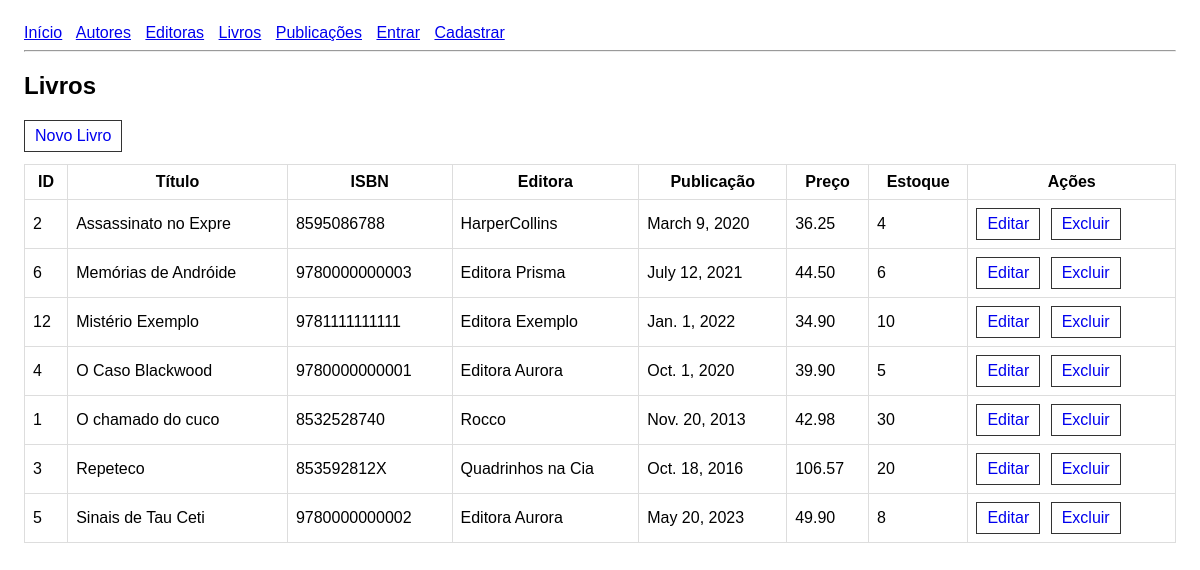
The app's page /edu/livros/, older data.
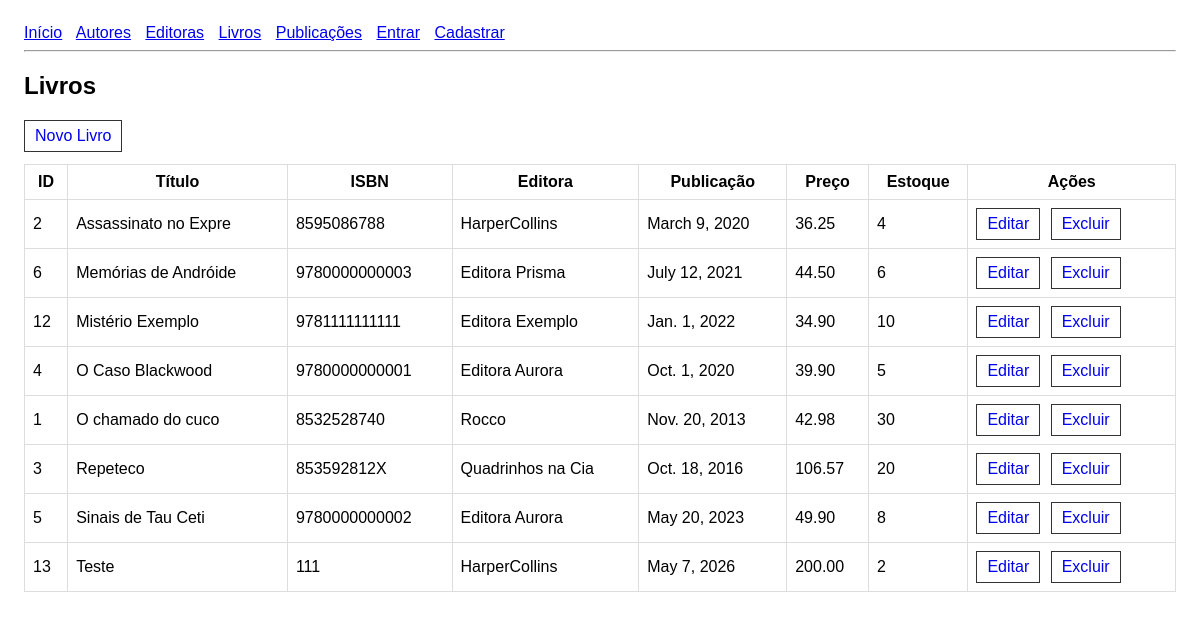
The same page, newer data.
### edu/models.py (models this page shows, shortened)
class Livro(models.Model):
    id = models.AutoField(primary_key=True)
    isbn = models.CharField(max_length=13, unique=True, null=False, blank=False)
    titulo = models.CharField(max_length=20, null=False, blank=False)
    publicacao = models.DateField(null=False, blank=False)
    preco = models.DecimalField(max_digits=6, decimal_places=2, null=False, blank=False)
    estoque = models.IntegerField(null=False, blank=False)
    editora = models.ForeignKey(Editora, on_delete=models.CASCADE)

class Editora(models.Model):
    id = models.AutoField(primary_key=True)
    nome = models.CharField(max_length=100, unique=True, null=False, blank=False)

### edu/views.py (the view)
# urls.py: path("livros/", views.livro_list, name="livro_list"),
def livro_list(request):
    livros_qs = Livro.objects.select_related("editora").all().order_by("titulo")
    paginator = Paginator(livros_qs, 10)  # livros por página
    page_number = request.GET.get("page")
    livros = paginator.get_page(page_number)
    return render(request, "edu/livro/list.html", {"livros": livros})

### edu/templates/edu/livro/list.html (shortened to what this page needs)
{% extends "edu/base.html" %}
{% block content %}
<h2>Livros</h2>
<a class="btn" href="{% url 'livro_create' %}">Novo Livro</a>
<table>
    <thead>
        <tr>
            <th>ID</th>
            <th>Título</th>
            <th>ISBN</th>
            <th>Editora</th>
            <th>Publicação</th>
            <th>Preço</th>
            <th>Estoque</th>
            <th>Ações</th>
        </tr>
    </thead>
    <tbody>
    {% for livro in livros %}
        <tr>
            <td>{{ livro.id }}</td>
            <td>{{ livro.titulo }}</td>
            <td>{{ livro.isbn }}</td>
            <td>{{ livro.editora.nome }}</td>
            <td>{{ livro.publicacao }}</td>
            <td>{{ livro.preco }}</td>
            <td>{{ livro.estoque }}</td>
            <td>
                <a class="btn" href="{% url 'livro_update' livro.id %}">Editar</a>
                <a class="btn" href="{% url 'livro_delete' livro.id %}">Excluir</a>
            </td>
        </tr>
    {% empty %}
        <tr><td colspan="8">Nenhum livro cadastrado.</td></tr>
    {% endfor %}
    </tbody>
</table>
{% endblock %}

Row changes from the older to the newer data that the page shows:
added Livro: id "13", titulo "Teste", isbn "111", editora.nome "HarperCollins", publicacao "May 7, 2026", preco "200.00", estoque "2"
